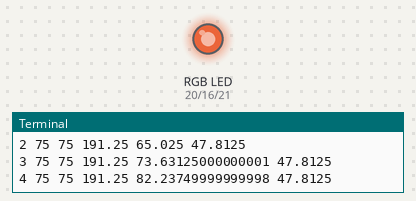
A program run on a simulated Raspberry Pi (BCM pin numbers). Shown: an RGB LED mixed from three pins (HIGH = lit), the last lines printed to the terminal. Dim RGB values are drawn brighter than linear.

Above: at 18.05 s.
At 18.25 s:
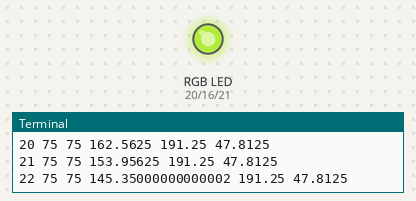
At 18.35 s:
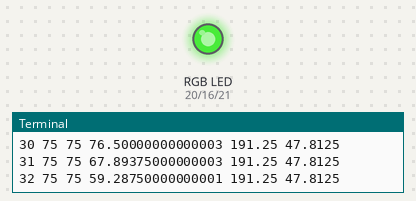
At 18.5 s:
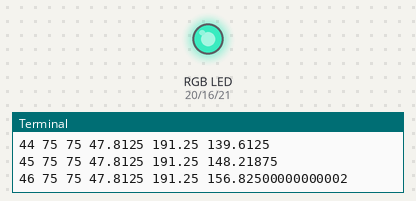
At 18.75 s:
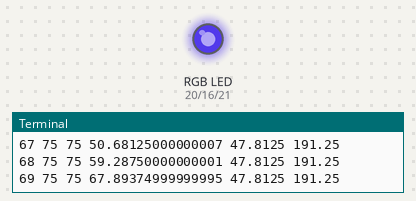
At 19.0 s:
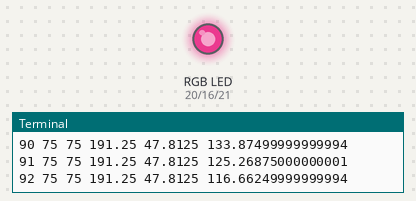
Timing chart, 0 to 21.0 s (numbered marks = the images above):
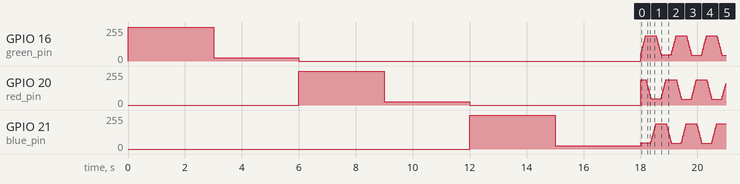

The program:

led_strip.py
```python
import pigpio
import time
import colorsys

# Set up the pigpio library.
pi = pigpio.pi()

# Define the pins.
green_pin =16
blue_pin = 21
red_pin =20

# Turn off all the pins
pi.set_PWM_dutycycle(green_pin, 0)
pi.set_PWM_dutycycle(blue_pin, 0)
pi.set_PWM_dutycycle(red_pin, 0)

try:

    print("Press Ctrl-C to finish")

    # Set each pin to max in turn - make sure connected correctly
    # Turn green on 100% for a couple of seconds and the off,
    pi.set_PWM_dutycycle(green_pin, 255)
    print("Green? 100%")
    time.sleep(3)
    pi.set_PWM_dutycycle(green_pin, int(255/10))
    print("Green? 10%")
    time.sleep(3)
    pi.set_PWM_dutycycle(green_pin, 0)

    pi.set_PWM_dutycycle(red_pin, 255)
    print("Red?")
    time.sleep(3)
    pi.set_PWM_dutycycle(red_pin, int(255/10))
    print("Red? 10%")
    time.sleep(3)
    pi.set_PWM_dutycycle(red_pin, 0)

    pi.set_PWM_dutycycle(blue_pin, 255)
    print("Blue? 100%")
    time.sleep(3)
    pi.set_PWM_dutycycle(blue_pin, int(255)/10)
    print("Blue? 10%")
    time.sleep(3)
    pi.set_PWM_dutycycle(blue_pin, 0)

    # Keep cycling through various colours - assume the user will press Control-C to finish.
    while True:

        # Cycle through the top ends of value and saturation and through the different colours
        for value in range (75, 100):

            for saturation in range (75,100):

                for hue in range (0, 100):
                    [r, g, b] = colorsys.hsv_to_rgb(hue/100.0, saturation/100.0,  value/100.0)
                    print(hue, saturation, value, r * 255, g * 255, b * 255)

                    pi.set_PWM_dutycycle(green_pin, g * 255)
                    pi.set_PWM_dutycycle(blue_pin, b * 255)
                    pi.set_PWM_dutycycle(red_pin, r *255)

                    time.sleep(0.01)

except KeyboardInterrupt:
    print("Control-C received")

# Clean up to finish -important to turn pins off.
finally:
    pi.set_PWM_dutycycle(green_pin, 0)
    pi.set_PWM_dutycycle(blue_pin, 0)
    pi.set_PWM_dutycycle(red_pin, 0)
    pi.stop()
```
